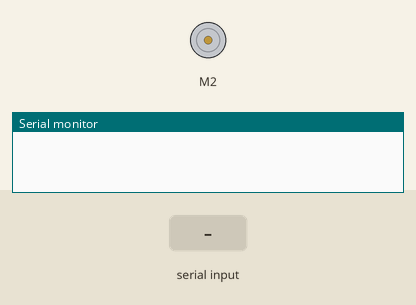
Recording of a sketch running on a simulated Arduino Uno, built with avr-gcc and run on an emulated ATmega328P. Shown: DC motor (green arrow = forward, orange = backward, longer = faster), the last lines printed to the serial monitor. Inputs (shaded band) come from the test bench.

Above: at 1.2 s.
1.3 s: "w" received over Serial
At 2.0 s:
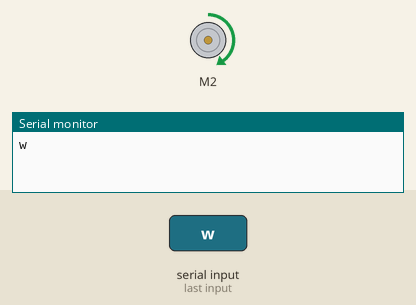
2.8 s: "s" received over Serial
At 3.2 s:
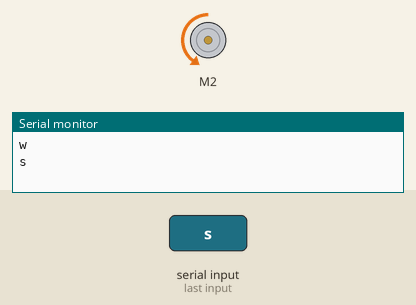
4.3 s: "." received over Serial
At 5.5 s:
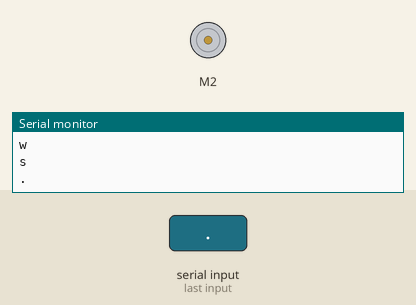
Timing chart, 0 to 7.3 s (numbered marks = the images above; inputs shaded):
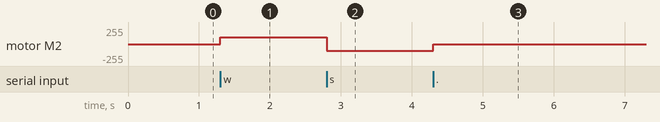

Measured:
- after the input at 1.3 s, motor M2: stopped → forward 100/255 at once
- after the input at 2.8 s, motor M2: forward 100/255 → backward 100/255 at once
- after the input at 4.3 s, motor M2: backward 100/255 → stopped at once

The sketch:

motor_control.ino
```cpp
/*
#include <Adafruit_CC3000.h>
#include <ccspi.h>
#include <SPI.h>
#include <string.h>
#include "utility/debug.h"

#define ADAFRUIT_CC3000_IRQ  3
#define ADAFRUIT_CC3000_VBAT 5
#define ADAFRUIT_CC3000_CS   10
Adafruit_CC3000 cc3000 = Adafruit_CC3000(ADAFRUIT_CC3000_CS, ADAFRUIT_CC3000_IRQ, ADAFRUIT_CC3000_VBAT, SPI_CLOCK_DIVIDER);

#define WLAN_SSID "ssid"

#define WLAN_SECURITY WLAN_SEC_WPA2

#define WEBSITE "192.168.0.8"
#define WEBPAGE "/commands"

#define IDLE_TIMEOUT_MS  3000

uint32_t ipAddress = cc3000.IP2U32(192, 168, 0, 8);
Adafruit_CC3000_Client www;
*/

#include <AFMotor.h>
#include <Servo.h>

// DC motor on M2
AF_DCMotor motor(2);

void setup(void)
{
  Serial.begin(115200);
/*
  Serial.println("Disconnecting");
  cc3000.disconnect();

  Serial.println("Initializing...");
  cc3000.begin();

  Serial.println("enter password");
  String pass;
  while(Serial.available() == 0) {}
  while(Serial.available() > 0) {
    pass = Serial.readString();
  }
  char passChar[pass.length()];
  pass.toCharArray(passChar, (pass.length() + 1));

  Serial.print("Attempting to connect to ");
  Serial.println(WLAN_SSID);
  cc3000.connectToAP(WLAN_SSID, passChar, WLAN_SECURITY);
  Serial.println("Connected!");
  */

  motor.setSpeed(200);
  motor.run(RELEASE);
}

void loop(void){
  /*
  www = cc3000.connectTCP(ipAddress, 5000);
  if (www.connected()) {
    www.fastrprint("GET ");
    www.fastrprint(WEBPAGE);
    www.fastrprint(" HTTP/1.1\r\n");
    www.fastrprint("Host: "); www.fastrprint(WEBSITE); www.fastrprint("\r\n");
    www.fastrprint("\r\n");
    www.println();
  }
  else {
    Serial.println("Connection failed");
    return;
  }

  // Read data until either the connection is closed, or the idle timeout is reached.
  unsigned long lastRead = millis();
  while (www.connected() && (millis() - lastRead < IDLE_TIMEOUT_MS)) {
    while (www.available()) {
      char c = www.read();
      Serial.print(c);
      lastRead = millis();
    }
  }
  www.close();
  */
  while(Serial.available() > 0) {
    processCommand(Serial.read());
  }
}

int processCommand(char command) {
  Serial.println(command);
  if(command == 'w'){
    motor.run(FORWARD);
    motor.setSpeed(100);
  }
  else if(command == 's'){
    motor.run(BACKWARD);
    motor.setSpeed(100);
  }
  else if(command == '.'){
    motor.setSpeed(0);
  }
}
```
